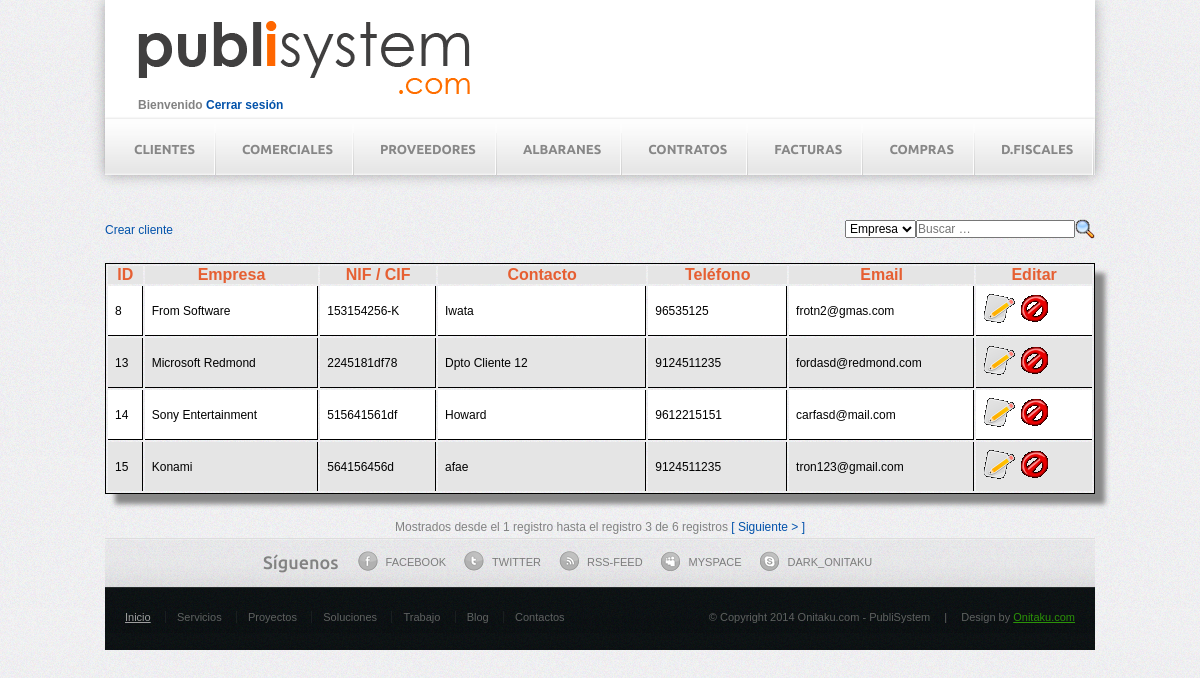
/clientes/listado.php, run on the app's committed database.
### tables this page shows
CREATE TABLE IF NOT EXISTS `clientes` (
  `id` int(11) NOT NULL AUTO_INCREMENT,
  `empresa` varchar(50) NOT NULL,
  `cif_nif` varchar(50) NOT NULL,
  `contacto` varchar(50) NOT NULL,
  `domicilio` varchar(50) NOT NULL,
  `fk_provincia` int(11) NOT NULL,
  `poblacion` varchar(50) NOT NULL,
  `cp` varchar(50) NOT NULL,
  `telefono` varchar(50) NOT NULL,
  `fax` varchar(50) NOT NULL,
  `movil` varchar(50) NOT NULL,
  `email` varchar(50) NOT NULL,
  `fecha` date NOT NULL,
  `num_cuenta` varchar(50) NOT NULL,
  `forma_pago` varchar(50) NOT NULL,
  `observaciones` varchar(50) NOT NULL,
  PRIMARY KEY (`id`),
  KEY `fk_provincia` (`fk_provincia`)
);

### clientes/listado.php (the view, shortened to what this page needs)
<?php
    include('../header.php');
?>
    <a id="crearcliente" href="crear.php" target="_parent">Crear cliente</a>
    <div class="search">
        <table id="busquedas" name="busquedas" border="0" cellpadding="5" cellspacing="0">
            <form action="listado.php" method="post">
              <tr>
                <td>
                  <select id='buscar' name='buscar' >
                    <option value='empresa'>Empresa</option>
                  </select></td>
                <td  align="right"><input type="text" id="clave" name="clave"  value="" placeholder="Buscar …"></td>
                <td  align="right"><input id="lupa" type="image" style="width: 20px;" src="../lupa.png" title="Buscar"></td>
              </tr>
            </form>
        </table>
    </div><br><br>
    <form name="formRegistros" action="" method="post">
    <center>
    <table class="CSSTableGenerator">
    	<tr>
        	<th width="30px" scope="col">ID</th>
            <th width="150px" scope="col">Empresa</th>
            <th width="100px" scope="col">NIF / CIF</th>
            <th width="180px" scope="col">Contacto</th>
            <th width="120px" scope="col">Teléfono</th>
            <th width="160px" scope="col">Email</th>
            <th width="100px" scope="col">Editar</th>
        </tr>
     <?php
        $buscar = "";
        $clave = "";
        if($buscar != "" && $clave != ""){
            $labusqueda = true;
        }
        else{
            $labusqueda = false;
        }
        if($labusqueda == true)
        {
            $consulta = "SELECT * from clientes where ";
            switch($buscar)
            {
                case 'empresa':	$consulta .= " empresa like '%".$clave."%'";
                                break;
                case 'contacto': $consulta .= " contacto like '%".$clave."%'";
                                 break;
                case 'telefono': $consulta .= " telefono like '%".$clave."%'";
                                 break;
                case 'email': $consulta .= " email like '%".$clave."%'";
                              break;
            }
            $labusqueda = false;
        }
        else
        {
            $consulta = "SELECT * from clientes";
            $resultado = mysql_query($consulta);
            $cantidad = 4;
            $registros = mysql_num_rows($resultado);
            $paginas = ceil($registros/$cantidad);
            if(!isset($_GET['pag'])){
                $pag_actual = 1;
            }
            else{
                $pag_actual = $_GET['pag'];
            }
            if($pag_actual == 1){
                $desde = 0;
            }
            else{
                $desde = $pag_actual * $cantidad - $cantidad;
            }
            $consulta = $consulta." LIMIT $desde, $cantidad";
        }
        $resultado = mysql_query($consulta);
        while($row = mysql_fetch_array($resultado))
        {
        ?>
    	<tr>
        	<td><?php echo $row['id']?></td>
            <td><?php echo $row['empresa']?></td>
            <td><?php echo $row['cif_nif']?></td>
            <td><?php echo $row['contacto']?></td>
            <td><?php echo $row['telefono']?></td>
            <td><?php echo $row['email']?></td>
            <td>
            <a href="editar.php?id=<?php echo $row['id']?>">
           		<img src="../editar1.png" title="Modificar"  border="0"></img>
				</a>
				<a href="eliminar.php?id=<?php echo $row['id']?>">
				<img src="../borrar1.png" title="Borrar" hspace="5" border="0"></img>
				</a>
            </td>
        </tr>
        <?php
			}
		?>
                	</table><br>
        <?php
            if(isset($desde))
            {
                $registro_inicio = $desde + 1;
                $registro_fin = $registro_inicio + 2;
                echo "Mostrados desde el ".$registro_inicio." registro hasta el registro ".$registro_fin." de ".$registros." registros";
        }
        ?>
        <?php
			if($clave == "")
			{
	            if($pag_actual !=1 && $pag_actual != $paginas)
	            {
	               $pag_anterior = $pag_actual - 1;
	               echo "<a href='listado.php?pag=$pag_anterior'>[ < Anterior ]</a>";
	               $pag_siguiente = $pag_actual + 1;
	               echo "<a href='listado.php?pag=$pag_siguiente'>[ Siguiente > ]</a>";
	            }
	            else if($pag_actual == $paginas)
	            {
	              $pag_anterior = $pag_actual - 1;
	              echo "<a href='listado.php?pag=$pag_anterior'>[ < Anterior ]</a>";
	            }
	            else if($pag_actual ==1)
	            {
	              $pag_siguiente = $pag_actual + 1;
	              echo "<a href='listado.php?pag=$pag_siguiente'>[ Siguiente > ]</a>";
	            }
			}
		?>
     </form>
 <?php  include('../footer.php');  ?>

### css/style.css (style rules this page uses)
* { margin: 0; padding: 0; outline: 0; }
body, html { height: 100%; }
body { font-size: 12px; line-height: 22px; font-family: arial, sans-serif; color: #828282; background: url(images/body.png) repeat 0 0; min-width: 100%; }
a { color: #0252aa; text-decoration: none; cursor: pointer; }
a img { border: 0; }
input, textarea, select { font-size: 12px; font-family: arial, sans-serif; }
.search { float: right; }
.CSSTableGenerator { margin:0px;padding:0px; width:100%; box-shadow: 10px 10px 5px #888888; border:1px solid #000000; -moz-border-radius-bottomleft:0px; -webkit-border-bottom-left-radius:0px; border-bottom-left-radius:0px; -moz-border-radius-bottomright:0px; -webkit-border-bottom-right-radius:0px; border-bottom-right-radius:0px; -moz-border-radius-topright:0px; -webkit-border-top-right-radius:0px; border-top-right-radius:0px; -moz-border-radius-topleft:0px; -webkit-border-top-left-radius:0px; border-top-left-radius:0px; }
.CSSTableGenerator tr:last-child td:last-child { -moz-border-radius-bottomright:0px; -webkit-border-bottom-right-radius:0px; border-bottom-right-radius:0px; }
.CSSTableGenerator tr { color: rgba(229, 92, 46, 0.98) ; }
.CSSTableGenerator tr:last-child td:first-child { -moz-border-radius-bottomleft:0px; -webkit-border-bottom-left-radius:0px; border-bottom-left-radius:0px; }
.CSSTableGenerator tr:nth-child(odd) { background-color:#e5e5e5; }
.CSSTableGenerator tr:nth-child(even) { background-color:#ffffff; }
.CSSTableGenerator td { vertical-align:middle; border:1px solid #000000; border-width:0px 1px 1px 0px; text-align:left; padding:7px; font-size:12px; font-family:Arial; font-weight:normal; color:#000000; }
.CSSTableGenerator tr:last-child td { border-width:0px 1px 0px 0px; }
.CSSTableGenerator tr td:last-child { border-width:0px 0px 1px 0px; }
.CSSTableGenerator tr:last-child td:last-child { border-width:0px 0px 0px 0px; }

### data on the page
clientes: id "8", empresa "From Software", cif_nif "153154256-K", contacto "Iwata", telefono "96535125", email "frotn2@gmas.com"
clientes: id "13", empresa "Microsoft Redmond", cif_nif "2245181df78", contacto "Dpto Cliente 12", telefono "9124511235", email "fordasd@redmond.com"
clientes: id "14", empresa "Sony Entertainment", cif_nif "515641561df", contacto "Howard", telefono "9612215151", email "carfasd@mail.com"
clientes: id "15", empresa "Konami", cif_nif "564156456d", contacto "afae", telefono "9124511235", email "tron123@gmail.com"

### other printed values
$registro_inicio "1"
$registro_fin "3"
$registros "6"
